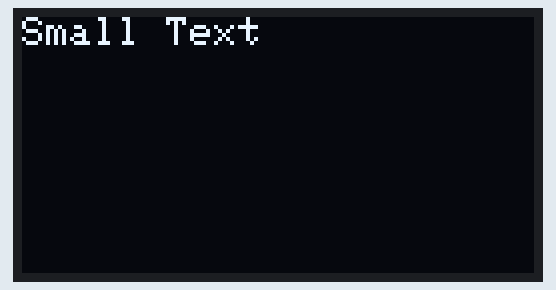
Bench run of a sketch on a simulated Arduino Uno, built with avr-gcc and run on an emulated ATmega328P. On the bench: 128×64 one-colour display. What the sketch prints to the serial monitor is not drawn.

Above: at 1.1 s.
At 3.2 s:
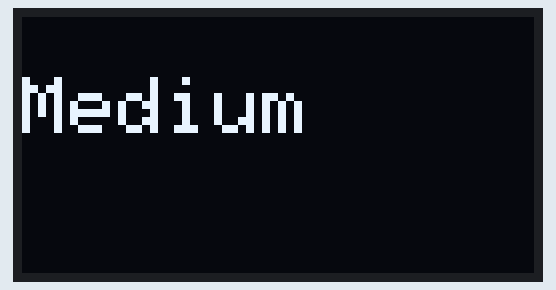
At 5.2 s:
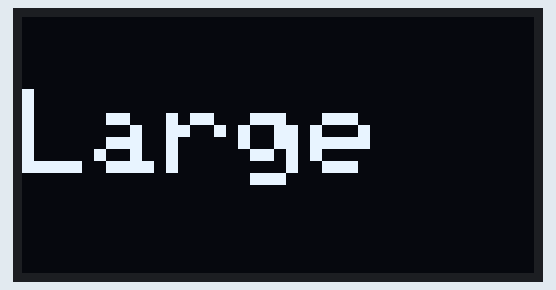

Measured:
- by itself, everything shown: repeats every 6.1 s, in 3 steps
- what the display in image 0 shows lasts 2.0 s, from 1.1 s to 3.1 s

The sketch:

Practical_58.ino
```cpp
/*
==========================================
Practical-58 : Change Text Size
OLED : SSD1306 128x64 I2C + Serial Monitor
==========================================
*/

#include <Wire.h>
#include <Adafruit_GFX.h>
#include <Adafruit_SSD1306.h>

#define SCREEN_WIDTH 128
#define SCREEN_HEIGHT 64

Adafruit_SSD1306 display(SCREEN_WIDTH, SCREEN_HEIGHT, &Wire, -1);

void setup()
{
  // Serial Monitor Communication Start (9600 Baud)
  Serial.begin(9600);

  if (!display.begin(SSD1306_SWITCHCAPVCC, 0x3C))
  {
    Serial.println("OLED Not Found! Check connections.");
    while (1);
  }

  Serial.println("=================================");
  Serial.println("    OLED Text Size Demo Ready    ");
  Serial.println("=================================");
  delay(1000);
}

void loop()
{
  //================ SMALL =================
  display.clearDisplay();

  display.setTextColor(SSD1306_WHITE);
  display.setTextSize(1);
  display.setCursor(0, 0);
  display.println("Small Text");

  display.display();

  // Serial Monitor Status Output
  Serial.println("[OLED STATUS] Current Size: SMALL (Size 1)");

  delay(2000);

  //================ MEDIUM ================
  display.clearDisplay();

  display.setTextSize(2);
  display.setCursor(0, 15);
  display.println("Medium");

  display.display();

  // Serial Monitor Status Output
  Serial.println("[OLED STATUS] Current Size: MEDIUM (Size 2)");

  delay(2000);

  //================ LARGE =================
  display.clearDisplay();

  display.setTextSize(3);
  display.setCursor(0, 18);
  display.println("Large");

  display.display();

  // Serial Monitor Status Output
  Serial.println("[OLED STATUS] Current Size: LARGE (Size 3)");

  delay(2000);
}
```
